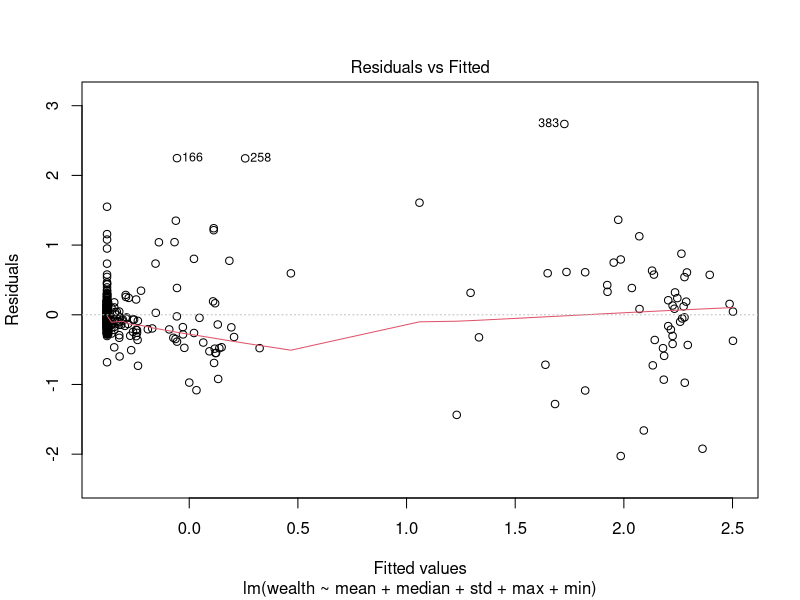
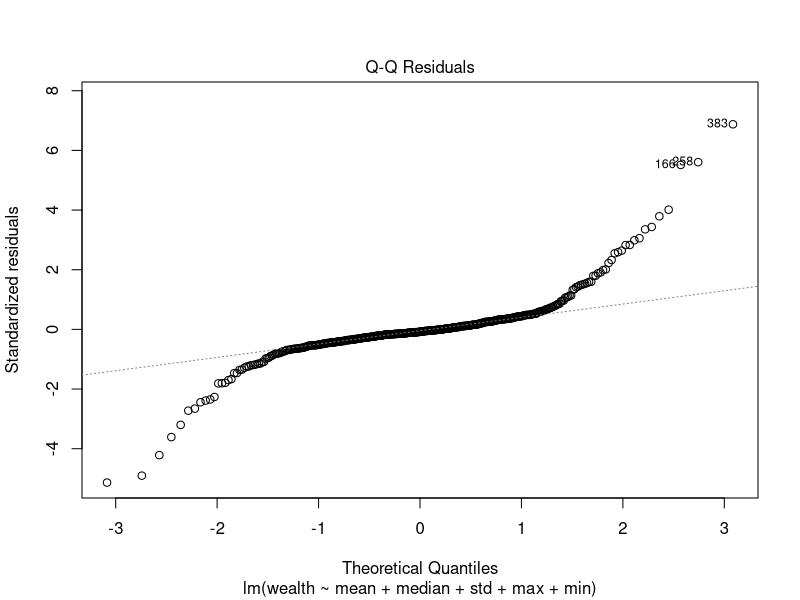
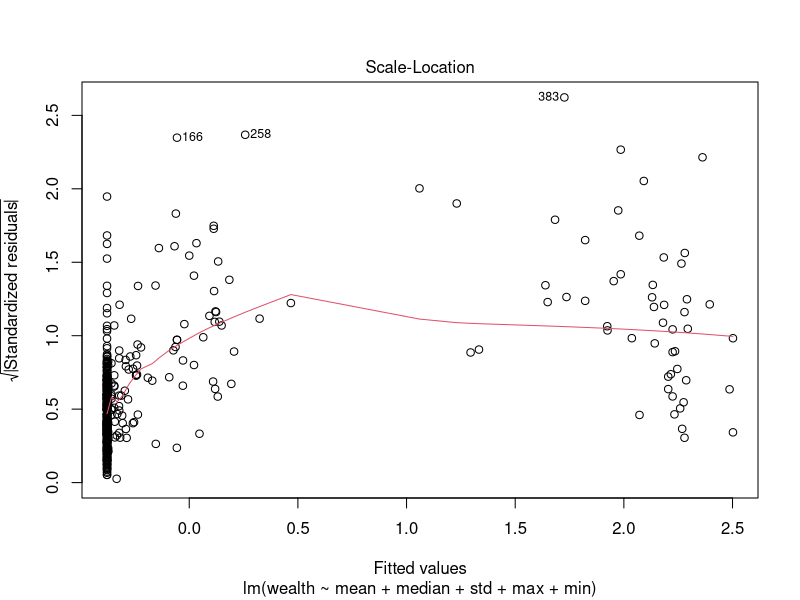
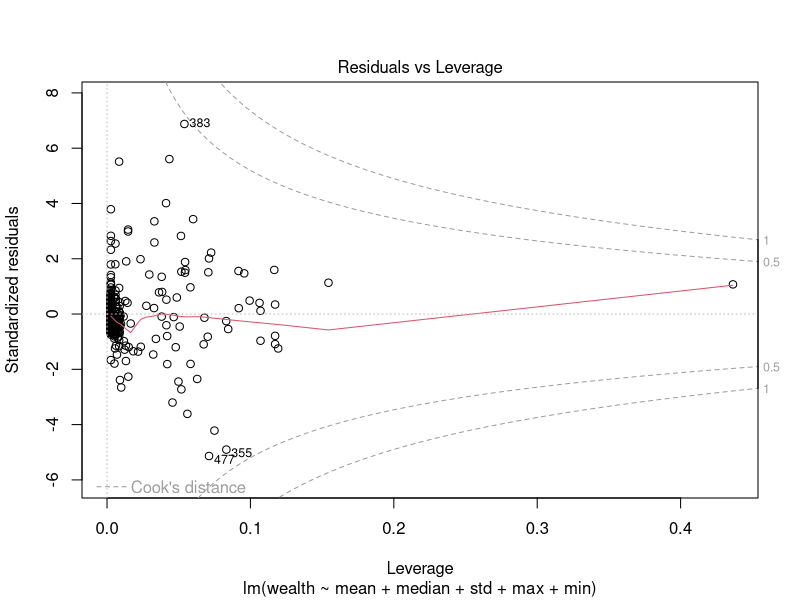
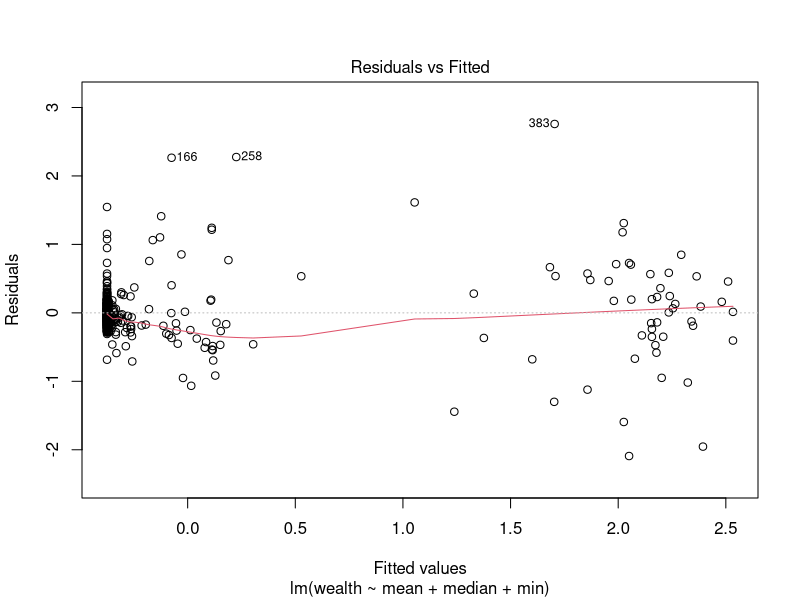
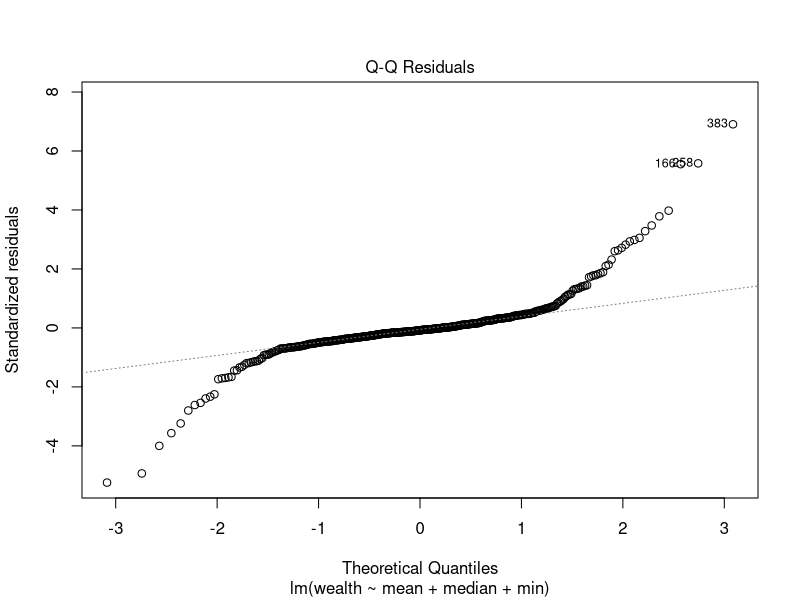
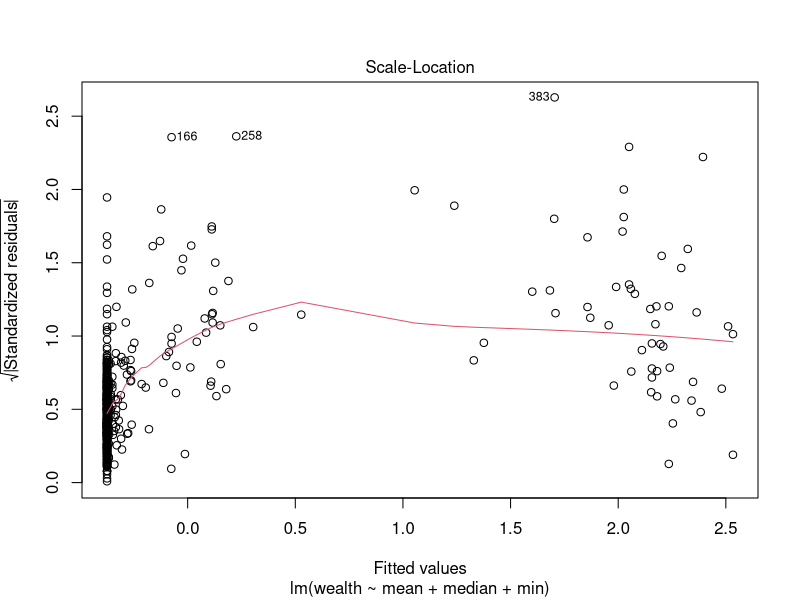
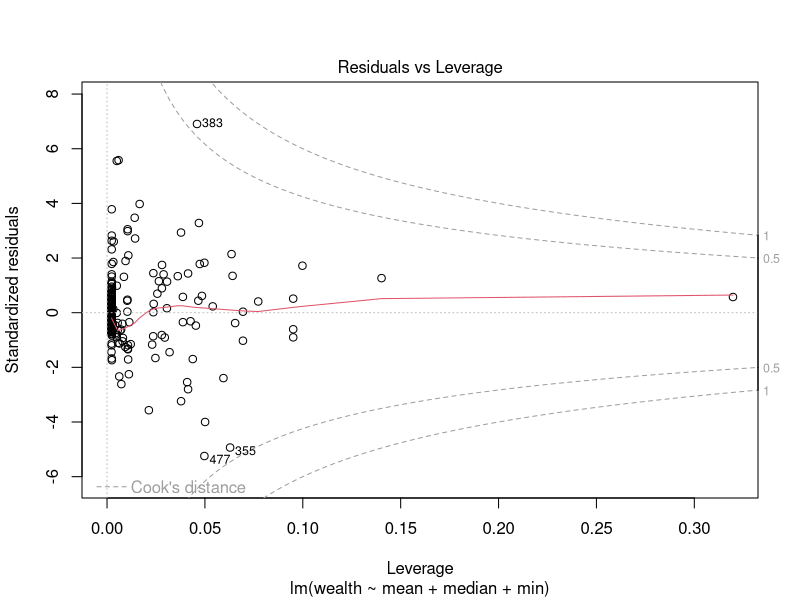

Generate these figures, in order, with R:
library(ggplot2)
library(zeallot)
library(boot)

# Reading Processed data
setwd("~/Research/Pioneer/Project/Poverty-Prediction-by-Satellite-Imagery/scripts/")
df <- read.csv("../processed/nl_wealth_data.csv")

# Simple Linear Model of all variables
lm <- lm(wealth~mean + median + std + max + min, data=df)
plot(lm)
summary(lm)

# Simple Linear Model of only mean, median, min
lm <- lm(wealth~mean + median + min, data=df)
plot(lm)
summary(lm)

# Simple Linear Model of only mean -> Highest adj-R^2
lm <- lm(wealth~mean, data=df)
plot(lm)
summary(lm)

# Bootstrapped Linear Model only mean
set.seed(42)
N <- 5000
boot_func <- function(d, i) {
    return(summary(lm(wealth~mean, data=d[i,]))$coeff[2])
}
boot_res <- boot(df, boot_func, R = N)
hist(boot_res$t, xlab="Slopes")

boot.ci(boot_res)
